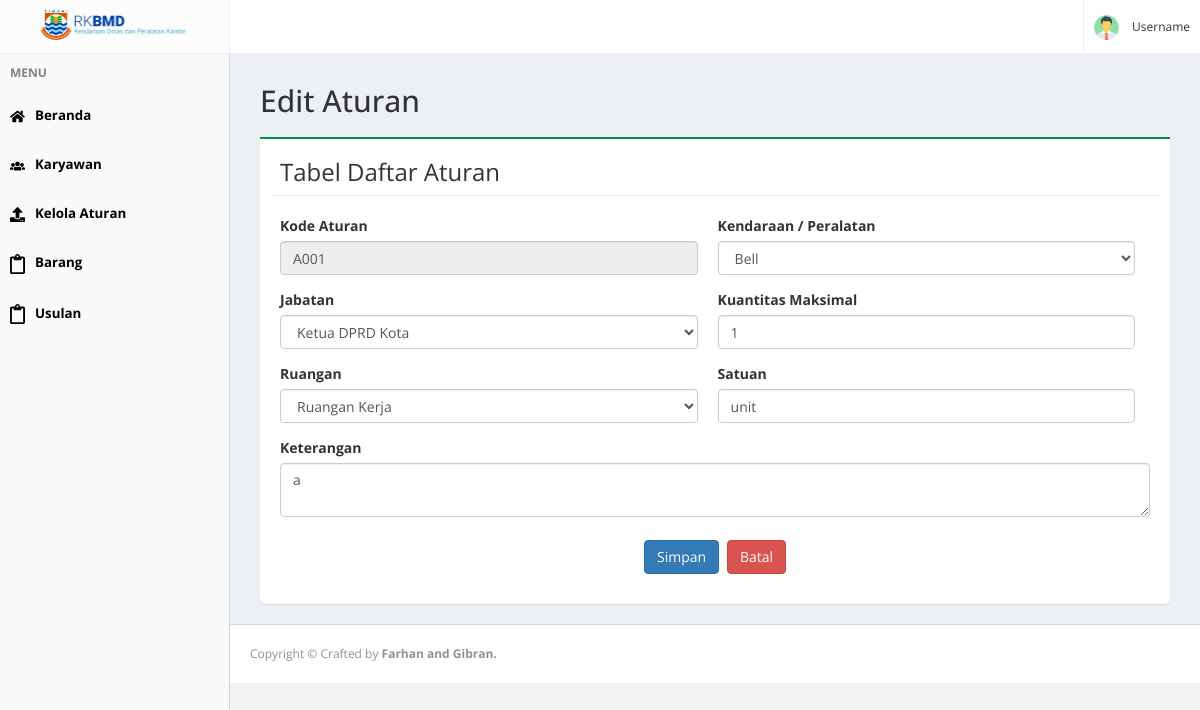
/alpha_skpd/pengelola/?data=edit_aturan&&kode_aturan=A001 (signed in), run on the app's committed database.
### tables this page shows
CREATE TABLE `aturan` (
  `kode_aturan` varchar(4) NOT NULL,
  `kode_jabatan` varchar(3) NOT NULL,
  `kode_barang` varchar(64) NOT NULL,
  `kode_ruangan` varchar(3) NOT NULL,
  `kuantitas_maks` int(2) NOT NULL,
  `satuan` varchar(8) NOT NULL,
  `keterangan` varchar(200) NOT NULL
);

### alpha_skpd/pengelola/aturan/edit.php (the view, shortened to what this page needs)
<?php
	include "koneksi/koneksi.php";
	$edit = mysqli_query($koneksi,"select * from aturan where kode_aturan='$_GET[kode_aturan]'");
	$datanow = mysqli_fetch_array($edit);
?>
<div class="main-dash">
	<div class="main-content">
		<div class="main-title"><h2>Edit Aturan <?php $_GET?></h2></div>
		<div class="content-big green"><h3 class="content-title">Tabel Daftar Aturan</h3><br/>
		<form method="POST" action="aturan/update.php" style="padding:0px 10px 10px 10px;">
			<div style="width:48%;float:left;margin-right:20px;">
				<div class="form-group">
					<label for="kode_aturan">Kode Aturan</label>
					<input type="text" name="kode_aturan" value="<?php echo $datanow['kode_aturan'];?>" readonly class="form-control">
				</div>
				<div class="form-group">
					<label for="kode_jabatan">Jabatan</label>
					<select name="kode_jabatan" class="form-control">
							<?php
								$query_jabatan=mysqli_query($koneksi,"SELECT * FROM jabatan ORDER BY kode_jabatan ASC");
								while ($data=mysqli_fetch_array($query_jabatan)) {
									if ($datanow['kode_jabatan']==$data['kode_jabatan']) {
										echo '<option value="'.$data['kode_jabatan'].'" selected="selected">'.$data['nama_jabatan'].'</option>';
									}else{
										echo '<option value="'.$data['kode_jabatan'].'">'.$data['nama_jabatan'].'</option>';
									}
								}
							?>
					</select>
				</div>
				<div class="form-group">
					<label for="kode_ruangan">Ruangan</label>
					<select name="kode_ruangan" class="form-control">
							<?php
								$query_ruangan=mysqli_query($koneksi,"SELECT * FROM ruangan ORDER BY kode_ruangan ASC");
								while ($data=mysqli_fetch_array($query_ruangan)) {
									if ($datanow['kode_ruangan']==$data['kode_ruangan']) {
										echo '<option value="'.$data['kode_ruangan'].'" selected="selected">'.$data['nama_ruangan'].'</option>';
									}else{
										echo "<option value='".$data['kode_ruangan']."'>".$data['nama_ruangan']."</option>";
									}
								}
							?>
						</select>
				</div>
			</div>
			<div style="width:48%;float:left;">
				<div class="form-group">
					<label for="kode_barang">Kendaraan / Peralatan</label>
					<select name="kode_barang" class="form-control">
							<?php
								$query_barang=mysqli_query($koneksi,"SELECT * FROM barang ORDER BY kode_barang ASC");
								while ($data=mysqli_fetch_array($query_barang)) {
									if ($datanow['kode_barang']==$data['kode_barang']) {
										echo '<option value="'.$data['kode_barang'].'" selected="selected">'.$data['nama_barang'].'</option>';
									}else{
										echo "<option value='".$data['kode_barang']."'>".$data['nama_barang']."</option>";
									}
								}
							?>
					</select>
				</div>
				<div class="form-group">
					<label for="kuantitas_maks">Kuantitas Maksimal</label>
					<input type="number" name="kuantitas_maks" value="<?php echo $datanow['kuantitas_maks'];?>" class="form-control">
				</div>
				<div class="form-group">
					<label for="satuan">Satuan</label>
					<input type="text" name="satuan" value="<?php echo $datanow['satuan'];?>" class="form-control">
				</div>
			</div>
			<div class="form-group">
					<label for="keterangan">Keterangan</label>
					<textarea name="keterangan" class="form-control"><?php echo $datanow['keterangan'];?></textarea>
				</div>
			<h2 colspan=2 align=center><input type="Submit" value="Simpan" class="btn btn-primary"> <input type=button value=Batal onclick=self.history.back() class="btn btn-danger"></h2>
		</form>
		</div>
	</div>
</div>

### alpha_skpd/pengelola/assets/css/styles.css (style rules this page uses)
* { margin:0; padding:0; }
html { background-color: #f3f3f3; }
body { font: normal 14px sans-serif; }

### alpha_skpd/assets/css/style.css (style rules this page uses)
body { font-family: 'Open Sans','Helvetica Neue',Helvetica,Arial,sans-serif; -webkit-font-smoothing: antialiased; }
input[type=text], input[type=password], textarea { box-sizing : border-box; }
.cek { margin:0px; }
.main-dash { padding-left:260px; background-color:#ECF0F5; min-height:500px; padding-top:10px; padding-right:30px; padding-bottom:20px; }
.main-content { width:100%; }
.content-big { min-height:300px; background-color:white; border-bottom-left-radius:5px; border-bottom-right-radius:5px; padding:10px; margin-top:20px; box-shadow: 0 1px 1px rgba(0,0,0,0.1); }
.green { border-top:2px solid #019140; }
.content-title { border-bottom:1px solid #efefef; padding:10px; margin:0px; font-weight:normal; }

### data on the page
aturan: kode_aturan "A001", kuantitas_maks "1", satuan "unit", keterangan "a"

### other printed values
form field kode_jabatan "Ketua DPRD Kota"
form field kode_ruangan "Ruangan Kerja"
form field kode_barang "Bell"
